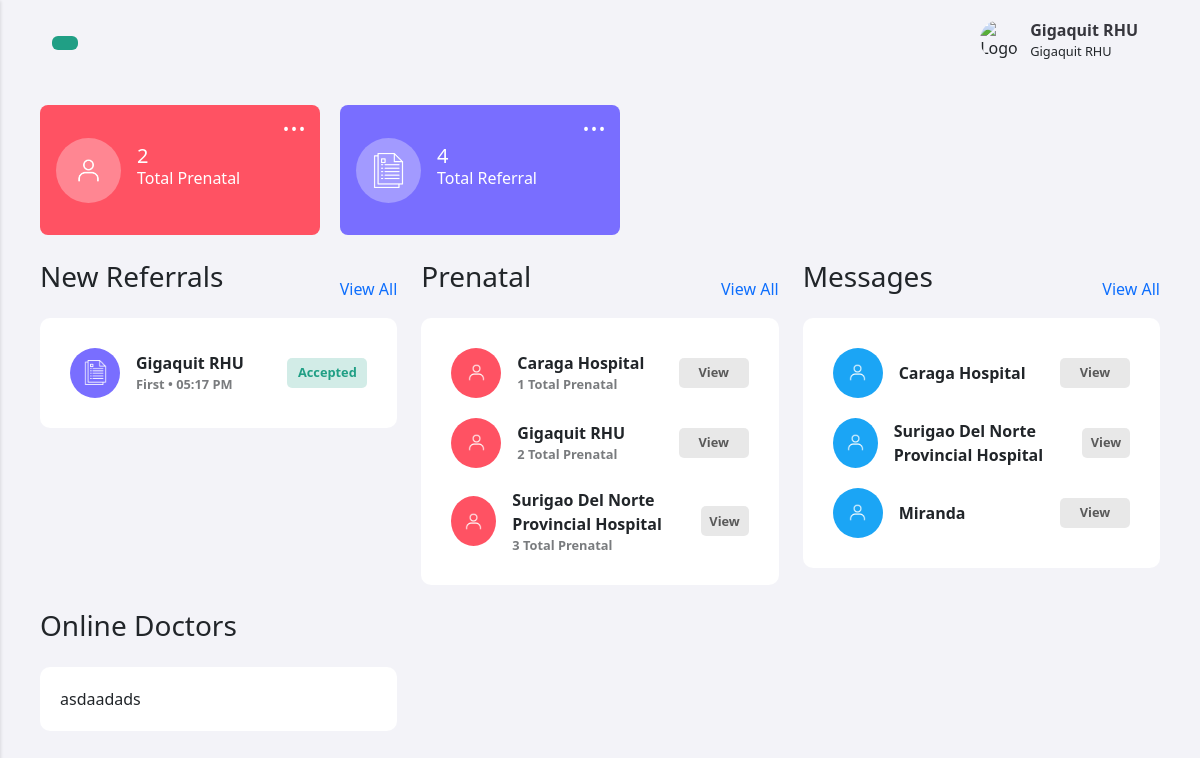
Screenshot of /System/index.php (signed in) with the database file from the repository.
### tables this page shows
CREATE TABLE `referral_records` (
  `id` int(11) NOT NULL,
  `fclt_id` int(11) NOT NULL,
  `rfrrl_id` int(11) NOT NULL,
  `date` varchar(255) NOT NULL,
  `time` varchar(255) NOT NULL,
  `referred_hospital` varchar(255) NOT NULL,
  `status` varchar(255) NOT NULL
);

CREATE TABLE `facilities` (
  `fclt_id` int(11) NOT NULL,
  `fclt_name` varchar(255) NOT NULL,
  `fclt_password` varchar(255) NOT NULL,
  `fclt_ref_id` varchar(255) NOT NULL,
  `fclt_type` varchar(255) NOT NULL,
  `fclt_address` varchar(255) NOT NULL,
  `img_url` text NOT NULL
);

CREATE TABLE `referral_forms` (
  `id` int(11) NOT NULL,
  `Name` varchar(255) DEFAULT NULL,
  `dadaad` varchar(255) NOT NULL
);

CREATE TABLE `referral_transaction` (
  `id` int(11) NOT NULL,
  `fclt_id` int(11) NOT NULL,
  `rfrrl_id` int(11) NOT NULL,
  `status` varchar(255) NOT NULL,
  `date` varchar(255) NOT NULL,
  `time` varchar(255) NOT NULL,
  `reason` text NOT NULL
);

### System/includes/referral_functions.inc.php (called while the page is built, shortened)
<?php
include 'dbh.inc.php';
function minireferrals() {
    global $conn, $fclt_id;
    $sql = "SELECT *
    FROM referral_records
    INNER JOIN referral_transaction ON referral_transaction.rfrrl_id = referral_records.rfrrl_id
    INNER JOIN referral_forms ON referral_forms.id = referral_transaction.rfrrl_id
    INNER JOIN facilities ON facilities.fclt_id = referral_records.fclt_id
    WHERE referral_transaction.fclt_id = '$fclt_id' OR referral_records.fclt_id = '$fclt_id'
    LIMIT 4";
    $result = mysqli_query($conn, $sql);
    if ($result) {
        $referrals = mysqli_fetch_all($result, MYSQLI_ASSOC);
        return $referrals;
    } else {
        echo "Error executing query: " . mysqli_error($conn);
    }
    return array();
}
function prenatals() {
    global $conn, $fclt_id;
    $sql = "SELECT p.fclt_id, COUNT(*) AS row_count, fclt_name FROM patients AS p INNER JOIN facilities AS f ON p.fclt_id = f.fclt_id GROUP BY p.fclt_id ORDER BY p.fclt_id";
    $result = mysqli_query($conn, $sql);
    if ($result) {
        $prenatals = mysqli_fetch_all($result, MYSQLI_ASSOC);
        return $prenatals;
    } else {
        echo "Error executing query: " . mysqli_error($conn);
    }
    return array();
}

### System/includes/messages_functions.inc.php (called while the page is built, shortened)
<?php
function contacts() {
    global $conn, $fclt_id;
    $sql = "SELECT * FROM `facilities`";
    $result = mysqli_query($conn, $sql);
    if ($result) {
        $contacts = mysqli_fetch_all($result, MYSQLI_ASSOC);
        return $contacts;
    } else {
        echo "Error executing query: " . mysqli_error($conn);
    }
    return array();
}

### System/index.php (the view, shortened to what this page needs)
<?php
include_once 'header.php';
include_once 'includes/referral_functions.inc.php';
include_once 'includes/messages_functions.inc.php';
$fclt_id = $_SESSION['id'];
$contacts = contacts();
$prenatals = prenatals();
$getminireferral = minireferrals();
$sql1 = "SELECT COUNT(*) as row_count FROM patients WHERE fclt_id = '$fclt_id'";
$sql2 = "SELECT COUNT(*) as row_count FROM referral_records WHERE fclt_id = '$fclt_id'";
$result1 = mysqli_query($conn, $sql1);
$result2 = mysqli_query($conn, $sql2);
if ($result1 && $result2) {
    $patients = mysqli_fetch_assoc($result1);
    $referral = mysqli_fetch_assoc($result2);
    $patients = $patients['row_count'];
    $referral = $referral['row_count'];
}
?>
<div class="main-cards">
<div class="mini-cards" id="card1">
  <div class="mini-logo">
    <img src="images/person.png" class="mini-logo-image" alt="Logo">
  </div>
  <div class="mini-card-content">
    <h2 class="mini-name"><?php echo $patients;?></h2>
    <p class="mini-description">Total Prenatal</p>
  </div>
  <div class="mini-menu">
    <button class="mini-menu-button">...</button>
  </div>
</div>
<div class="mini-cards" id="card2">
  <div class="mini-logo">
    <img src="images/referral.png" class="mini-logo-image" alt="Logo">
  </div>
  <div class="mini-card-content">
    <h2 class="mini-name"><?php echo $referral;?></h2>
    <p class="mini-description">Total Referral</p>
  </div>
  <div class="mini-menu">
    <button class="mini-menu-button">...</button>
  </div>
</div>
</div>
<div class="main-feed">
  <div class="row">
  <div class="col-12 col-sm-12 col-md-6 col-lg-4 mb-4">
        <div class="head">
              <h3 class="left-heading mb-4">New Referrals</h3>
              <a class="see_all" href="#" role="button">View All</a>
            </div>
          <div class="home-feed">
          <div class="yourDivClass">
  <?php
              foreach ($getminireferral as  $referrals) {
                  $fclt_name = $referrals['fclt_name'];
                  $time = $referrals['time'];
                  $name = $referrals['Name'];
                  $status = $referrals['status'];
                  ?>
      <div class="referral-card">
              <div class="mini-referral-logo" id="referral-logo">
                <img src="images/referral.png" alt="Logo" class="logo">
              </div>
                <div class="info">
                    <div class="name"><?= $fclt_name ?></div>
                  <?php
                    if($time == NULL){
                      ?>
                      <div class="description"><?= $name ?> • <?= $time?></div>
                      <?php
                    }else{
                      ?>
                  <div class="description"><?= $name ?> • <?= $time?></div>
                      <?php
                    }
                  ?>
                </div>
                <?php
                if($status == NULL){
                  ?>
                  <button class="confirm-button" id="Pendingbtn">Pending</button>
                  <?php
                }else{
                  ?>
                  <button class="confirm-button" id="<?= $status ?>btn"><?= $status ?></button>
                  <?php
                }
                ?>
            </div>
            <?php
        }
      ?>
        </div>
        </div>
        </div>
    <div class="col-12 col-sm-12 col-md-6 col-lg-4 mb-4">
    <div class="head">
          <h3 class="left-heading mb-4">Prenatal</h3>
          <a class="see_all" href="#" role="button">View All</a>
        </div>
      <div class="home-feed">
        <div class="yourDivClass">
        <?php
            foreach ($prenatals as $prenatals) {
                $total = $prenatals['row_count'];
                $fclt_name = $prenatals['fclt_name'];
            ?>
        <div class="referral-card">
          <div class="mini-referral-logo" id="prenatal-logo">
            <img src="images/person.png" alt="Logo" class="logo">
          </div>
            <div class="info">
                <div class="name"><?= $fclt_name ?></div>
                <div class="description"><?= $total ?> Total Prenatal</div>
            </div>
            <button class="confirm-button" id="viewbtn">View</button>
        </div>
            <?php
            }
            ?>
        </div>
      </div>
    </div>
    <div class="col-12 col-sm-12 col-md-6 col-lg-4 mb-4">
    <div class="head">
          <h3 class="left-heading mb-4">Messages</h3>
          <a class="see_all" href="#" role="button">View All</a>
        </div>
      <div class="home-feed">
        <div class="yourDivClass">
        <div class="contacts">
            <?php
            foreach ($contacts as $contact) {
                $contact_name = $contact['fclt_name'];
                $contact_id = $contact['fclt_id'];
                if ($contact_id != $fclt_id) {
            ?>
                <div class="referral-card" id="message-contact" data-contact-name="<?php echo $contact_name; ?>" data-contact-id="<?php echo $contact_id; ?>">
            <div class="mini-referral-logo" id="message-logo">
                <img src="images/person.png" alt="Logo" class="logo">
            </div>
            <div class="info">
                <div class="name"><?php echo $contact_name; ?></div>
            </div>
            <button class="confirm-button" id="viewbtn">View</button>
        </div>
            <?php
                }
            }
            ?>
      </div>
        </div>
      </div>
    </div>
    <div class="col-12 col-sm-12 col-md-6 col-lg-4 mb-4">
    <div class="head">
          <h3 class="left-heading mb-4">Online Doctors</h3>
        </div>
      <div class="home-feed">
        <div class="yourDivClass">
          asdaadads
        </div>
      </div>
    </div>
  </div>
</div>
<?php
include_once 'footer.php'
?>

### System/css/style.css (style rules this page uses)
body { font-family: 'Plus Jakarta Sans', sans-serif; margin: 0; font-size: 1rem; font-weight: 400; line-height: 1.5; color: #212529; text-align: left; background-color: #fff; }
.head { display: flex; justify-content: space-between; align-items: center; }
.head a { text-decoration: none; }
.home-feed { background-color: #ffffff; padding: 20px; border-radius: 10px; }
.main-cards { display: flex; gap: 20px; margin-bottom: 25px; }
.mini-cards { display: flex; align-items: center; padding: 16px; border-radius: 8px; position: relative; width: 280px; height: 130px; }
#card1 { background-color: #FF5263; }
#card2 { background-color: #796EFF; }
.mini-logo { display: flex; align-items: center; justify-content: center; width: 65px; height: 65px; padding: 15px; border-radius: 50%; margin-right: 16px; margin-left: 0; object-fit: cover; background-color: rgba(255, 255, 255, 0.3); align-items: center; justify-content: center; }
.mini-cards img { width: 35px; height: 35px; }
.mini-card-content { flex-grow: 1; }
.mini-name { font-size: 20px; margin-top: 10px; color: #FFFFFF; }
.mini-description { color: #FFFFFF; margin-top: -10px; }
.mini-menu { position: absolute; top: 8px; right: 8px; }
.mini-menu-button { background: none; border: none; font-size: 30px; cursor: pointer; margin-top: -30px; color: #FFFFFF; }
.referral-card { display: flex; padding: 10px; align-items: center; transition: all 0.3s; border-radius: 10px; }
.mini-referral-logo { width: 50px; height: 50px; padding: 10px; border-radius: 50%; margin-right: 16px; margin-left: 0; object-fit: cover; display: flex; align-items: center; justify-content: center; }
#referral-logo { background-color: #796EFF; }
#prenatal-logo { background-color: #FF5263; }
#message-logo { background-color: #1ba5f5; }
.referral-card img { width: 25px; height: 25px; }
.info { flex-grow: 1; }
.name { font-size: 1rem; font-weight: bold; }
.description { margin-top:0; font-size: 0.8rem; opacity: 0.6; font-weight: 600; }
.confirm-button { padding: 5px; font-size: 0.8rem; border: none; border-radius: 5px; cursor: pointer; font-weight: 600; text-align: center; }
#Acceptedbtn { background-color: rgba(32, 159, 133, 0.2); color: #209f85; width: 80px; height: 30px; }
#viewbtn { background-color: rgba(141, 140, 140, 0.2); color: #5a5a5a; width: 70px; height: 30px; }

### rows the page displays
referral_records: fclt.fclt_name "Gigaquit RHU", referral_forms.Name "First", referral_transaction.time "05:17 PM", referral_transaction.status "Accepted"
facilities: fclt_name "Caraga Hospital"
facilities: fclt_name "Surigao Del Norte Provincial Hospital"
facilities: fclt_name "Miranda"

### other values shown
$_SESSION["usersname"] "Gigaquit RHU"
$_SESSION["usersrole"] "Gigaquit RHU"
$patients "2"
$referral "4"
$fclt_name "Caraga Hospital"
$total "1"
$fclt_name "Gigaquit RHU"
$total "2"
$fclt_name "Surigao Del Norte Provincial Hospital"
$total "3"
